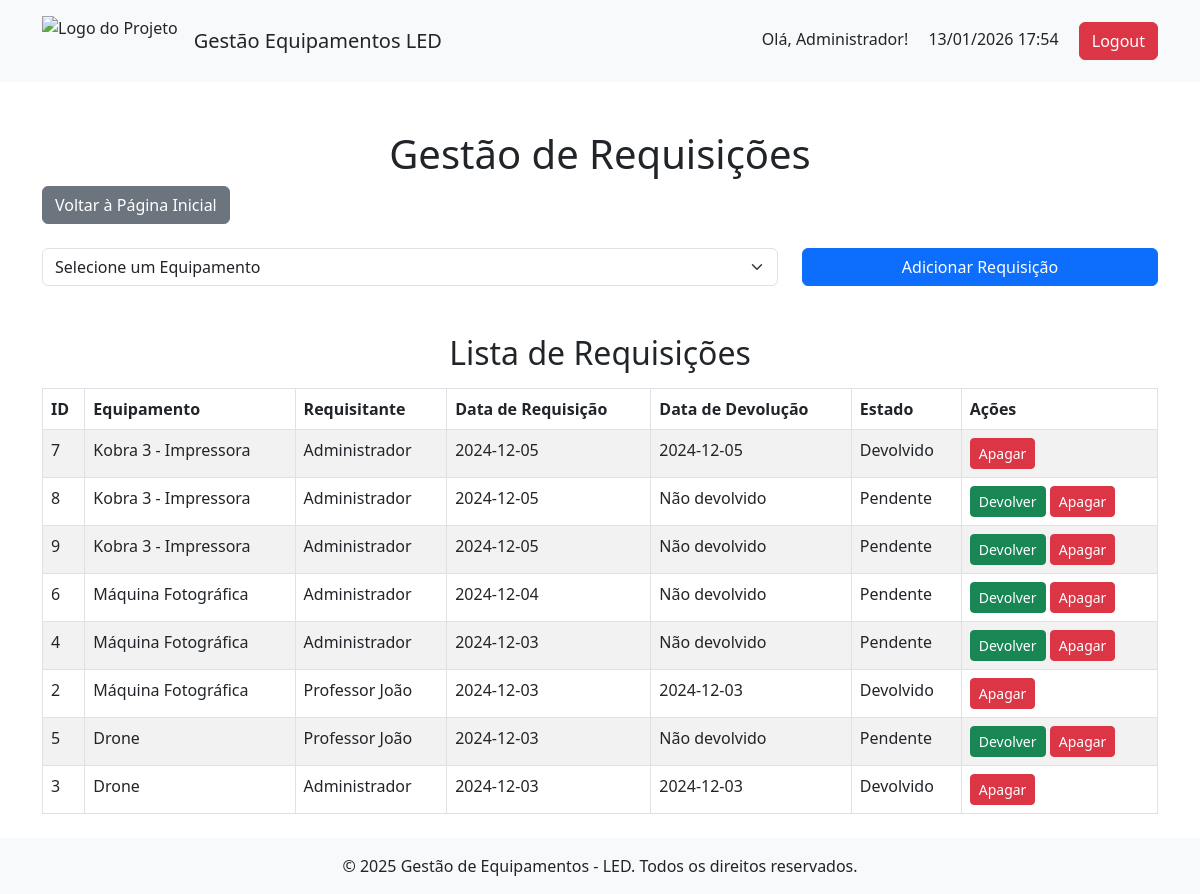
The page /lista_requisicoes.php (signed in) on the database its author committed.
### tables this page shows
CREATE TABLE IF NOT EXISTS `requisicoes` (
  `id` int NOT NULL AUTO_INCREMENT,
  `equipamento_id` int NOT NULL,
  `requisitante_id` int NOT NULL,
  `data_requisicao` date NOT NULL,
  `data_devolucao` date DEFAULT NULL,
  `estado` enum('pendente','devolvido') DEFAULT 'pendente',
  PRIMARY KEY (`id`),
  KEY `equipamento_id` (`equipamento_id`),
  KEY `requisitante_id` (`requisitante_id`)
);

CREATE TABLE IF NOT EXISTS `equipamentos` (
  `id` int NOT NULL AUTO_INCREMENT,
  `nome` varchar(255) NOT NULL,
  `tipo` varchar(255) NOT NULL,
  `descricao` text,
  `quantidade` int NOT NULL,
  `data_registo` date NOT NULL,
  PRIMARY KEY (`id`)
);

CREATE TABLE IF NOT EXISTS `users` (
  `id` int NOT NULL AUTO_INCREMENT,
  `nome` varchar(255) NOT NULL,
  `email` varchar(191) NOT NULL,
  `password` varchar(255) NOT NULL,
  `role` enum('professor','admin') DEFAULT 'professor',
  `data_registo` timestamp NULL DEFAULT CURRENT_TIMESTAMP,
  PRIMARY KEY (`id`),
  UNIQUE KEY `email` (`email`)
);

### lista_requisicoes.php (the view, shortened to what this page needs)
<?php
include 'db_connect.php';
include 'header.php';
$result = $conn->query("SELECT r.id, e.nome AS equipamento, u.nome AS requisitante, r.data_requisicao, r.data_devolucao, r.estado
                        FROM requisicoes r
                        INNER JOIN equipamentos e ON r.equipamento_id = e.id
                        INNER JOIN users u ON r.requisitante_id = u.id
                        ORDER BY r.data_requisicao DESC");
?>
<div class="container mt-5">
    <h1 class="text-center">Gestão de Requisições</h1>
    <div class="d-flex justify-content-start mb-4">
        <a href="index.php" class="btn btn-secondary">Voltar à Página Inicial</a>
    </div>
    <form method="POST" class="mt-4">
        <div class="row mb-3">
            <div class="col-md-8">
                <select name="equipamento_id" class="form-select" required>
                    <option value="">Selecione um Equipamento</option>
                </select>
            </div>
            <div class="col-md-4">
                <button type="submit" name="adicionar" class="btn btn-primary w-100">Adicionar Requisição</button>
            </div>
        </div>
    </form>
    <div class="mt-5">
        <h2 class="text-center">Lista de Requisições</h2>
        <table class="table table-bordered table-striped mt-3">
            <thead>
                <tr>
                    <th>ID</th>
                    <th>Equipamento</th>
                    <th>Requisitante</th>
                    <th>Data de Requisição</th>
                    <th>Data de Devolução</th>
                    <th>Estado</th>
                    <th>Ações</th>
                </tr>
            </thead>
            <tbody>
                <?php while ($row = $result->fetch_assoc()): ?>
                    <tr>
                        <td><?php echo $row['id']; ?></td>
                        <td><?php echo htmlspecialchars($row['equipamento']); ?></td>
                        <td><?php echo htmlspecialchars($row['requisitante']); ?></td>
                        <td><?php echo $row['data_requisicao']; ?></td>
                        <td><?php echo $row['data_devolucao'] ? $row['data_devolucao'] : 'Não devolvido'; ?></td>
                        <td><?php echo ucfirst($row['estado']); ?></td>
                        <td>
                            <?php if ($row['estado'] == 'pendente'): ?>
                                <a href="lista_requisicoes.php?devolver=<?php echo $row['id']; ?>" class="btn btn-success btn-sm">Devolver</a>
                            <?php endif; ?>
                            <a href="lista_requisicoes.php?delete=<?php echo $row['id']; ?>" class="btn btn-danger btn-sm" onclick="return confirm('Tem certeza que deseja apagar esta requisição?')">Apagar</a>
                        </td>
                    </tr>
                <?php endwhile; ?>
            </tbody>
        </table>
    </div>
</div>
<?php include 'footer.php'; ?>

### header.php (shortened to what this page needs)
<!DOCTYPE html>
<html lang="pt">
<head>
    <link href="https://cdn.jsdelivr.net/npm/bootstrap@5.3.0-alpha1/dist/css/bootstrap.min.css" rel="stylesheet">
</head>
<body>
    <header class="bg-light py-3">
        <div class="container d-flex justify-content-between align-items-center">
            <div class="d-flex align-items-center">
                <img src="images/logo.png" alt="Logo do Projeto" style="height: 50px;">
                <h1 class="h5 ms-3 m-0">Gestão Equipamentos LED</h1>
            </div>
            <div class="text-end">
                <?php if (isset($_SESSION['user_name'])): ?>
                    <span class="me-3">Olá, <?php echo htmlspecialchars($_SESSION['user_name']); ?>!</span>
                    <span class="me-3"><?php echo date('d/m/Y H:i');  ?></span>
                    <a href="logout.php" class="btn btn-danger">Logout</a>
                <?php else: ?>
                    <a href="login.php" class="btn btn-success">Login</a>
                <?php endif; ?>
            </div>
        </div>
    </header>

### footer.php (shortened to what this page needs)
<footer class="bg-light py-3 mt-4">
    <div class="container text-center">
        <p class="m-0">© 2025 Gestão de Equipamentos - LED. Todos os direitos reservados.</p>
    </div>
</footer>
</body>
</html>

### rows shown on the page
requisicoes: id "7", equipamento.nome "Kobra 3 - Impressora", users.nome "Administrador", data_requisicao "2024-12-05", data_devolucao "2024-12-05", estado "Devolvido"
requisicoes: id "8", equipamento.nome "Kobra 3 - Impressora", users.nome "Administrador", data_requisicao "2024-12-05", shows "Não devolvido", estado "Pendente"
requisicoes: id "9", equipamento.nome "Kobra 3 - Impressora", users.nome "Administrador", data_requisicao "2024-12-05", shows "Não devolvido", estado "Pendente"
requisicoes: id "6", equipamento.nome "Máquina Fotográfica", users.nome "Administrador", data_requisicao "2024-12-04", shows "Não devolvido", estado "Pendente"
requisicoes: id "4", equipamento.nome "Máquina Fotográfica", users.nome "Administrador", data_requisicao "2024-12-03", shows "Não devolvido", estado "Pendente"
requisicoes: id "2", equipamento.nome "Máquina Fotográfica", users.nome "Professor João", data_requisicao "2024-12-03", data_devolucao "2024-12-03", estado "Devolvido"
requisicoes: id "5", equipamento.nome "Drone", users.nome "Professor João", data_requisicao "2024-12-03", shows "Não devolvido", estado "Pendente"
requisicoes: id "3", equipamento.nome "Drone", users.nome "Administrador", data_requisicao "2024-12-03", data_devolucao "2024-12-03", estado "Devolvido"

### other values the page prints
$_SESSION['user_name'] "Administrador"
